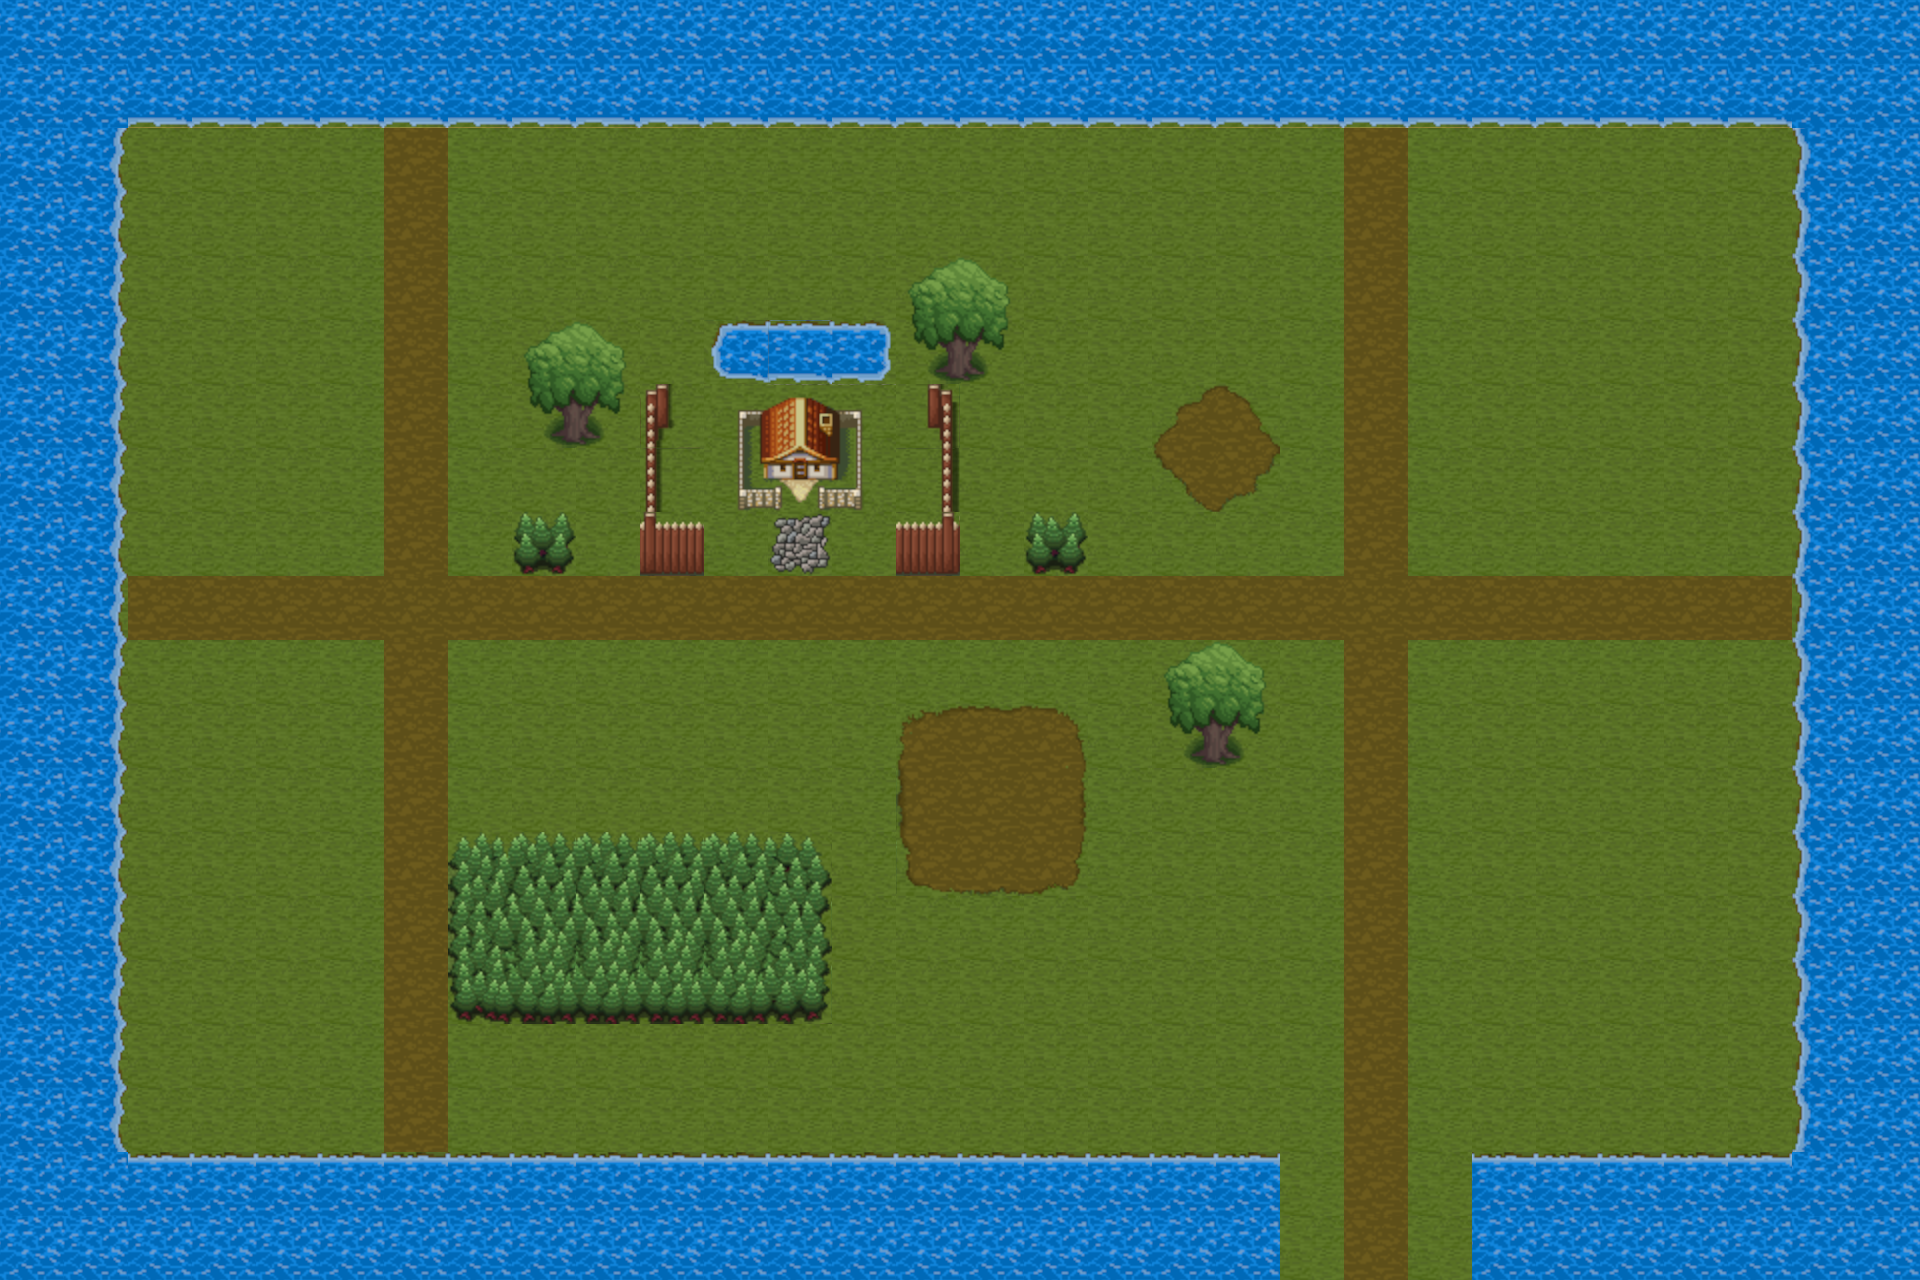

A 2D game scene composited from a Tiled map and its tileset images. What follows is a short description and the map's XML, with every tile layer's data as written:
An orthogonal 30x20 tile map with 64x64 px tiles, 2 tile layers (Tile Layer 1, Tile Layer 2), 2 tilesets and 8 objects (2x Campfire, door-forest, spawn-forest-entrance, door-portal, spawn-house, ...).

<map version="1.9" tiledversion="1.9.2" orientation="orthogonal" renderorder="right-down" width="30" height="20" tilewidth="64" tileheight="64" infinite="0" nextlayerid="5" nextobjectid="14">
 <tileset firstgid="1" source="../Tilesets/outsideTiles.tsx" />
 <tileset firstgid="11" source="../Tilesets/Outdoor.tsx" />
 <layer id="1" name="Tile Layer 1" width="30" height="20">
  <data encoding="csv">
177,177,177,177,177,177,177,177,177,177,177,177,177,177,177,177,177,177,177,177,177,177,177,177,177,177,177,177,177,177,
177,177,187,187,187,187,187,187,187,187,187,187,187,187,187,187,187,187,187,187,187,187,187,187,187,187,187,187,177,177,
177,178,11,11,11,11,47,11,11,11,11,11,11,11,11,11,11,11,11,11,11,47,11,11,11,11,11,11,176,177,
177,178,11,11,11,11,47,11,11,11,11,11,11,11,11,11,11,11,11,11,11,47,11,11,11,11,11,11,176,177,
177,178,11,11,11,11,47,11,11,11,11,11,11,11,106,107,11,11,11,11,11,47,11,11,11,11,11,11,176,177,
177,178,11,11,11,11,47,11,11,11,11,11,11,11,116,117,11,11,11,11,11,47,11,11,11,11,11,11,176,177,
177,178,11,11,11,11,47,11,11,11,11,108,109,110,11,11,11,11,49,50,11,47,11,11,11,11,11,11,176,177,
177,178,11,11,11,11,47,11,11,11,11,118,119,120,11,11,11,11,59,60,11,47,11,11,11,11,11,11,176,177,
177,178,11,11,11,11,47,11,21,11,11,11,66,11,11,11,21,11,11,11,11,47,11,11,11,11,11,11,176,177,
177,178,47,47,47,47,47,47,47,47,47,47,47,47,47,47,47,47,47,47,47,47,47,47,47,47,47,47,176,177,
177,178,11,11,11,11,47,11,11,11,11,11,11,11,11,11,11,11,106,107,11,47,11,11,11,11,11,11,176,177,
177,178,11,11,11,11,47,11,11,11,11,11,11,11,36,37,38,11,116,117,11,47,11,11,11,11,11,11,176,177,
177,178,11,11,11,11,47,11,11,11,11,11,11,11,46,47,48,11,11,11,11,47,11,11,11,11,11,11,176,177,
177,178,11,11,11,11,47,31,32,32,32,32,33,11,56,57,58,11,11,11,11,47,11,11,11,11,11,11,176,177,
177,178,11,11,11,11,47,41,42,42,42,42,43,11,11,11,11,11,11,11,11,47,11,11,11,11,11,11,176,177,
177,178,11,11,11,11,47,51,52,52,52,52,53,11,11,11,11,11,11,11,11,47,11,11,11,11,11,11,176,177,
177,178,11,11,11,11,47,11,11,11,11,11,11,11,11,11,11,11,11,11,11,47,11,11,11,11,11,11,176,177,
177,178,11,11,11,11,47,11,11,11,11,11,11,11,11,11,11,11,11,11,11,47,11,11,11,11,11,11,176,177,
177,177,167,167,167,167,167,167,167,167,167,167,167,167,167,167,167,167,167,167,11,47,11,167,167,167,167,167,177,177,
177,177,177,177,177,177,177,177,177,177,177,177,177,177,177,177,177,177,177,177,11,47,11,177,177,177,177,177,177,177
</data>
 </layer>
 <layer id="3" name="Tile Layer 2" width="30" height="20">
  <data encoding="csv">
0,0,0,0,0,0,0,0,0,0,0,0,0,0,0,0,0,0,0,0,0,0,0,0,0,0,0,0,0,0,
0,0,0,0,0,0,0,0,0,0,0,0,0,0,0,0,0,0,0,0,0,0,0,0,0,0,0,0,0,0,
0,0,0,0,0,0,0,0,0,0,0,0,0,0,0,0,0,0,0,0,0,0,0,0,0,0,0,0,0,0,
0,0,0,0,0,0,0,0,0,0,0,0,0,0,0,0,0,0,0,0,0,0,0,0,0,0,0,0,0,0,
0,0,0,0,0,0,0,0,0,0,0,0,0,0,0,0,0,0,0,0,0,0,0,0,0,0,0,0,0,0,
0,0,0,0,0,0,0,0,106,107,0,157,170,158,0,0,0,0,0,0,0,0,0,0,0,0,0,0,0,0,
0,0,0,0,0,0,0,0,116,117,143,0,0,0,145,0,0,0,0,0,0,0,0,0,0,0,0,0,0,0,
0,0,0,0,0,0,0,0,0,0,74,0,0,0,75,0,0,0,0,0,0,0,0,0,0,0,0,0,0,0,
0,0,0,0,0,0,0,0,0,0,102,0,0,0,103,0,0,0,0,0,0,0,0,0,0,0,0,0,0,0,
0,0,0,0,0,0,0,0,0,0,0,0,0,0,0,0,0,0,0,0,0,0,0,0,0,0,0,0,0,0,
0,0,0,0,0,0,0,0,0,0,0,0,0,0,0,0,0,0,0,0,0,0,0,0,0,0,0,0,0,0,
0,0,0,0,0,0,0,0,0,0,0,0,0,0,0,0,0,0,0,0,0,0,0,0,0,0,0,0,0,0,
0,0,0,0,0,0,0,0,0,0,0,0,0,0,0,0,0,0,0,0,0,0,0,0,0,0,0,0,0,0,
0,0,0,0,0,0,0,0,0,0,0,0,0,0,0,0,0,0,0,0,0,0,0,0,0,0,0,0,0,0,
0,0,0,0,0,0,0,0,0,0,0,0,0,0,0,0,0,0,0,0,0,0,0,0,0,0,0,0,0,0,
0,0,0,0,0,0,0,0,0,0,0,0,0,0,0,0,0,0,0,0,0,0,0,0,0,0,0,0,0,0,
0,0,0,0,0,0,0,0,0,0,0,0,0,0,0,0,0,0,0,0,0,0,0,0,0,0,0,0,0,0,
0,0,0,0,0,0,0,0,0,0,0,0,0,0,0,0,0,0,0,0,0,0,0,0,0,0,0,0,0,0,
0,0,0,0,0,0,0,0,0,0,0,0,0,0,0,0,0,0,0,0,0,0,0,0,0,0,0,0,0,0,
0,0,0,0,0,0,0,0,0,0,0,0,0,0,0,0,0,0,0,0,0,0,0,0,0,0,0,0,0,0
</data>
 </layer>
 <objectgroup id="2" name="Triggers">
  <object id="5" name="door-forest" gid="10" x="1285.21" y="1312.91" width="185.333" height="32">
   <properties>
    <property name="targetMap" value="forest" />
    <property name="targetSpawnPoint" value="entrance" />
    <property name="type" value="door" />
   </properties>
  </object>
  <object id="7" name="spawn-forest-entrance" gid="10" x="1344.99" y="1216.97" width="64" height="64">
   <properties>
    <property name="name" value="forest-entrance" />
    <property name="type" value="spawn" />
   </properties>
  </object>
  <object id="8" name="door-portal" gid="10" x="772.471" y="318.865" width="64" height="64">
   <properties>
    <property name="targetMap" value="town" />
    <property name="targetSpawnPoint" value="portal" />
    <property name="type" value="door" />
   </properties>
  </object>
  <object id="9" name="spawn-house" gid="10" x="763.651" y="644.26" width="64" height="64">
   <properties>
    <property name="name" value="house" />
    <property name="type" value="spawn" />
   </properties>
  </object>
  <object id="10" name="door-house" gid="10" x="765.667" y="460" width="64" height="32">
   <properties>
    <property name="targetMap" value="house" />
    <property name="targetSpawnPoint" value="entrance" />
    <property name="type" value="door" />
   </properties>
  </object>
  <object id="11" name="spawn-portal" gid="10" x="977.333" y="838.667" width="64" height="64">
   <properties>
    <property name="name" value="portal" />
    <property name="type" value="spawn" />
   </properties>
  </object>
 </objectgroup>
 <objectgroup id="4" name="Objects">
  <object id="12" name="Campfire" x="766.5" y="641" width="64" height="64" />
  <object id="13" name="Campfire" x="481" y="674" width="64" height="64" />
 </objectgroup>
</map>